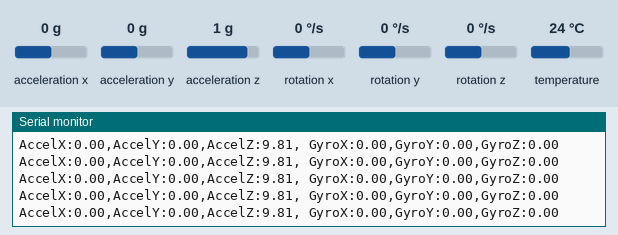
Bench run of a sketch on a simulated ESP32. Shown: the last lines printed to the serial monitor. The inputs (shaded band) are chosen by the test bench; at power-on: acceleration x 0 g, acceleration y 0 g, acceleration z 1 g, rotation x 0 °/s, rotation y 0 °/s, rotation z 0 °/s, temperature 24 °C. WiFi joins after 1.5 s; servers stay silent unless stated.

Above: at 3.0 s.
3.1 s: acceleration x set to -1.4 g
At 3.29 s:
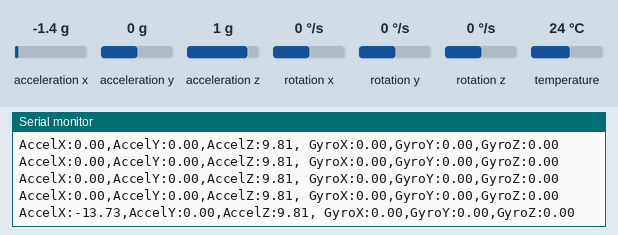
4.6 s: acceleration y set to -1.4 g
At 4.73 s:
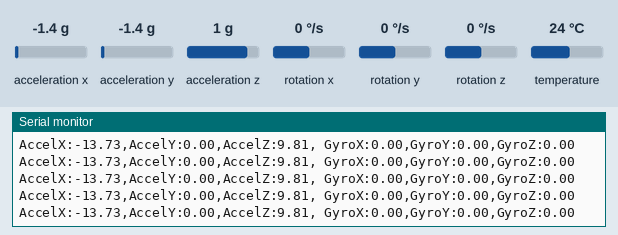
6.1 s: acceleration z set to -1.4 g
At 6.17 s:
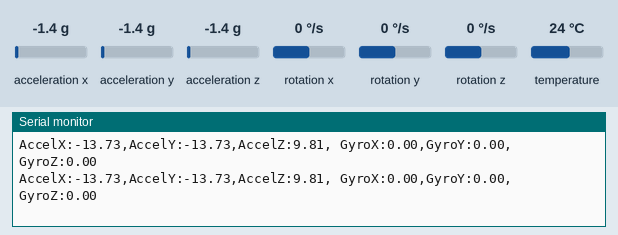
7.6 s: rotation x set to -192 °/s
At 7.6 s:
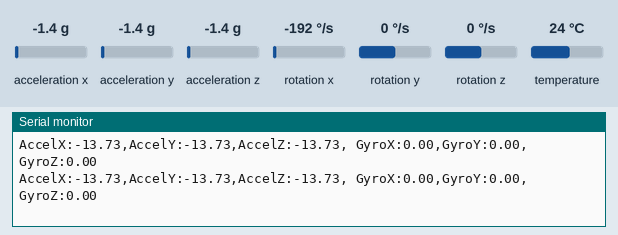
9.1 s: rotation y set to -192 °/s
At 9.25 s:
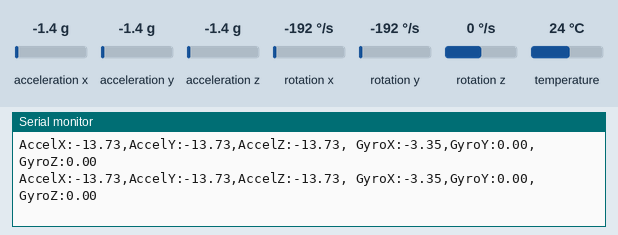

Measured:
- after the input at 3.1 s, the serial monitor: prints a new line at once (image 1)

The sketch:

Helmet_Code.ino
```cpp
#define BLYNK_TEMPLATE_ID "TMPL3kV1tUsqr"
#define BLYNK_TEMPLATE_NAME "Fall Detection"
#define BLYNK_AUTH_TOKEN "7TM2p4sLYdO-VgMlDtPefso_Ud4Psj4e"

#define BLYNK_PRINT Serial
#include <WiFi.h>
#include <WiFiClient.h>
#include <BlynkSimpleEsp32.h>
#include <Adafruit_MPU6050.h>
#include <Adafruit_Sensor.h>
#include <Wire.h>

const char ssid[] = "dummyname";      // Your Wi-Fi network name
const char password[] = "dummypassword";  // Your Wi-Fi password

Adafruit_MPU6050 mpu;
char auth[] = BLYNK_AUTH_TOKEN;

BlynkTimer timer;

void sendSensor() {
  if (mpu.getMotionInterruptStatus()) {
    sensors_event_t a, g, temp;
    mpu.getEvent(&a, &g, &temp);

    Serial.print("AccelX:");
    Serial.print(a.acceleration.x);
    Serial.print(",");
    Serial.print("AccelY:");
    Serial.print(a.acceleration.y);
    Serial.print(",");
    Serial.print("AccelZ:");
    Serial.print(a.acceleration.z);
    Serial.print(", ");
    Serial.print("GyroX:");
    Serial.print(g.gyro.x);
    Serial.print(",");
    Serial.print("GyroY:");
    Serial.print(g.gyro.y);
    Serial.print(",");
    Serial.print("GyroZ:");
    Serial.print(g.gyro.z);
    Serial.println("");

    Blynk.virtualWrite(V0, a.acceleration.x);
    Blynk.virtualWrite(V1, a.acceleration.y);
    Blynk.virtualWrite(V2, a.acceleration.z);
    Blynk.virtualWrite(V3, g.gyro.x);
    Blynk.virtualWrite(V4, g.gyro.y);
    Blynk.virtualWrite(V5, g.gyro.z);
    delay(200);
  }
}

void setup() {
  Serial.begin(115200);
  while (!Serial)
    delay(10);

  Serial.println("Adafruit MPU6050 test!");

  if (!mpu.begin()) {
    Serial.println("Failed to find MPU6050 chip");
    while (1) {
      delay(10);
    }
  }

  Serial.println("MPU6050 Found!");
  mpu.setHighPassFilter(MPU6050_HIGHPASS_0_63_HZ);
  mpu.setMotionDetectionThreshold(1);
  mpu.setMotionDetectionDuration(20);
  mpu.setInterruptPinLatch(true);
  mpu.setInterruptPinPolarity(true);
  mpu.setMotionInterrupt(true);

  Blynk.begin(auth, ssid, password);
  timer.setInterval(100L, sendSensor);
}

void loop() {
  Blynk.run();
  timer.run();
}
```
